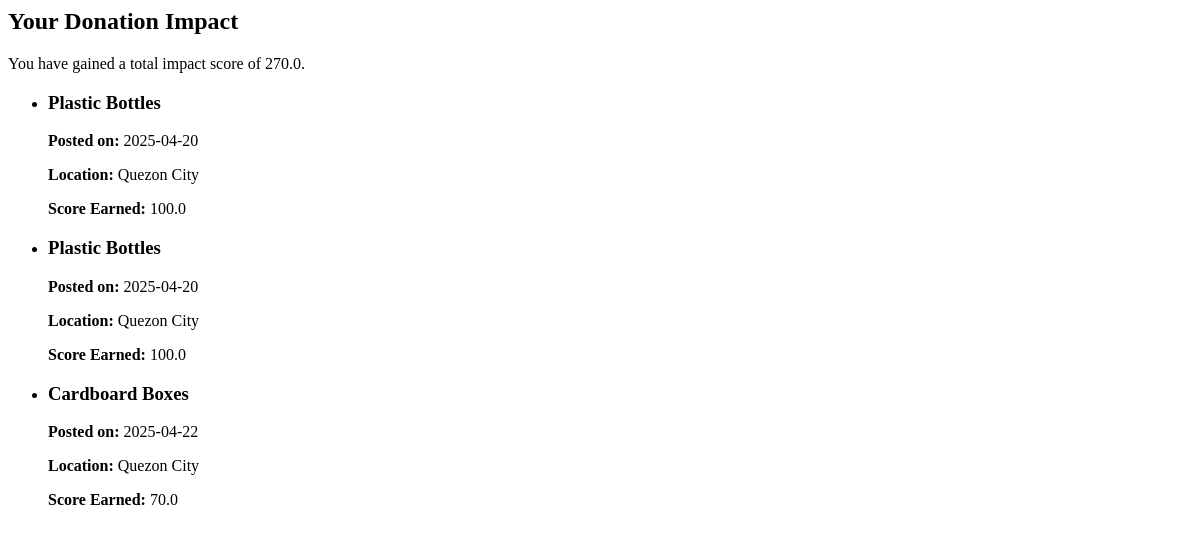
Before: /impact (signed in) with the older database file.
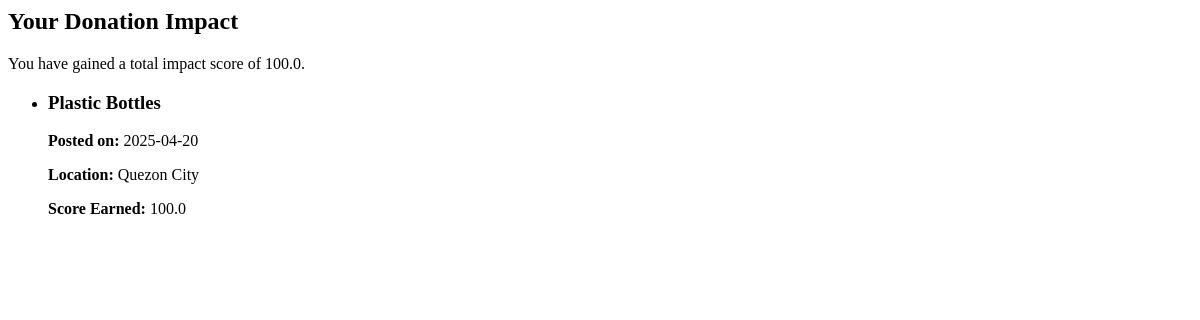
After: the same page with the newer database file.
### models/postings.py (models this page shows)
class Postings(db.Model):
    __tablename__ = 'postings'
    postings_id = db.Column(db.Integer, primary_key=True)
    donor_user_id = db.Column(db.Integer, nullable=False)
    post_title = db.Column(db.String(255), nullable=False)
    quantity = db.Column(db.Integer, nullable=False)
    pick_up_location = db.Column(db.String(255), nullable=False)
    description = db.Column(db.Text, nullable=True)
    post_status = db.Column(db.String(50), nullable=False)
    post_date = db.Column(db.Date, nullable=False)
    is_deleted = db.Column(db.Boolean, default=False)

### app.py (the view)
    @app.route('/impact')
    def impact():
        print("Impact route hit", flush=True)
        user_id = session['user_id']  # Assuming the user is logged in and their ID is in the session
        conn = get_db_connection()
        cursor = conn.cursor()
        cursor.execute("""
            SELECT
                p.postings_id,
                p.post_title,
                p.post_date,
                p.pick_up_location,
                p.score
            FROM postings p
            WHERE p.donor_user_id = ? AND p.is_deleted = 0
        """, (user_id,))
        rows = cursor.fetchall()
        print(f"[DEBUG] Rows fetched from DB: {rows}", flush=True)  # Debug print for raw DB output
        donations = []
        total_score = 0  # Initialize total_score
        for row in rows:
            donations.append({
                'post_title': row['post_title'],
                'score': row['score'],
                'post_date': row['post_date'],
                'pick_up_location': row['pick_up_location']
            })
            print(f"[DEBUG] Donation data being added: {donations[-1]}")  # Debug print
            total_score += row['score']  # Accumulate the score
        print(f"[DEBUG] Total Impact Score: {total_score}")  # Debug print
        conn.close()
        return render_template('impact.html', donations=donations, total_score=total_score)

### app.py (called while the page is built)
def get_db_connection():
    conn = sqlite3.connect("instance/ecoexchange.db")
    conn.row_factory = sqlite3.Row
    print("✅ Database connected successfully!")  # Debugging print
    return conn

### templates/impact.html
<h2 class="page-title">Your Donation Impact</h2>
<p class="highlight">You have gained a total impact score of {{ total_score }}.</p>
<div class="donation-scroll-wrapper">
    <div class="donations-list">
        {% if donations %}
        <ul class="donation-list">
            {% for donation in donations %}
            <li class="donation-item">
                <h3>{{ donation.post_title }}</h3>
                <p><strong>Posted on:</strong> {{ donation.post_date }}</p>
                <p><strong>Location:</strong> {{ donation.pick_up_location }}</p>
                <p><strong>Score Earned:</strong>
                    <span class="score-badge">{{ donation.score }}</span>
                </p>
            </li>
            {% endfor %}
        </ul>
        {% else %}
        <p class="no-donations">No donations have been made yet.</p>
        {% endif %}
    </div>
</div>

Changed rows visible on the page:
removed Postings: post_title "Plastic Bottles", post_date "2025-04-20", pick_up_location "Quezon City", score "100.0"
removed Postings: post_title "Cardboard Boxes", post_date "2025-04-22", pick_up_location "Quezon City", score "70.0"
Other visible differences:
{{ total_score }}: "270.0" → "100.0"
